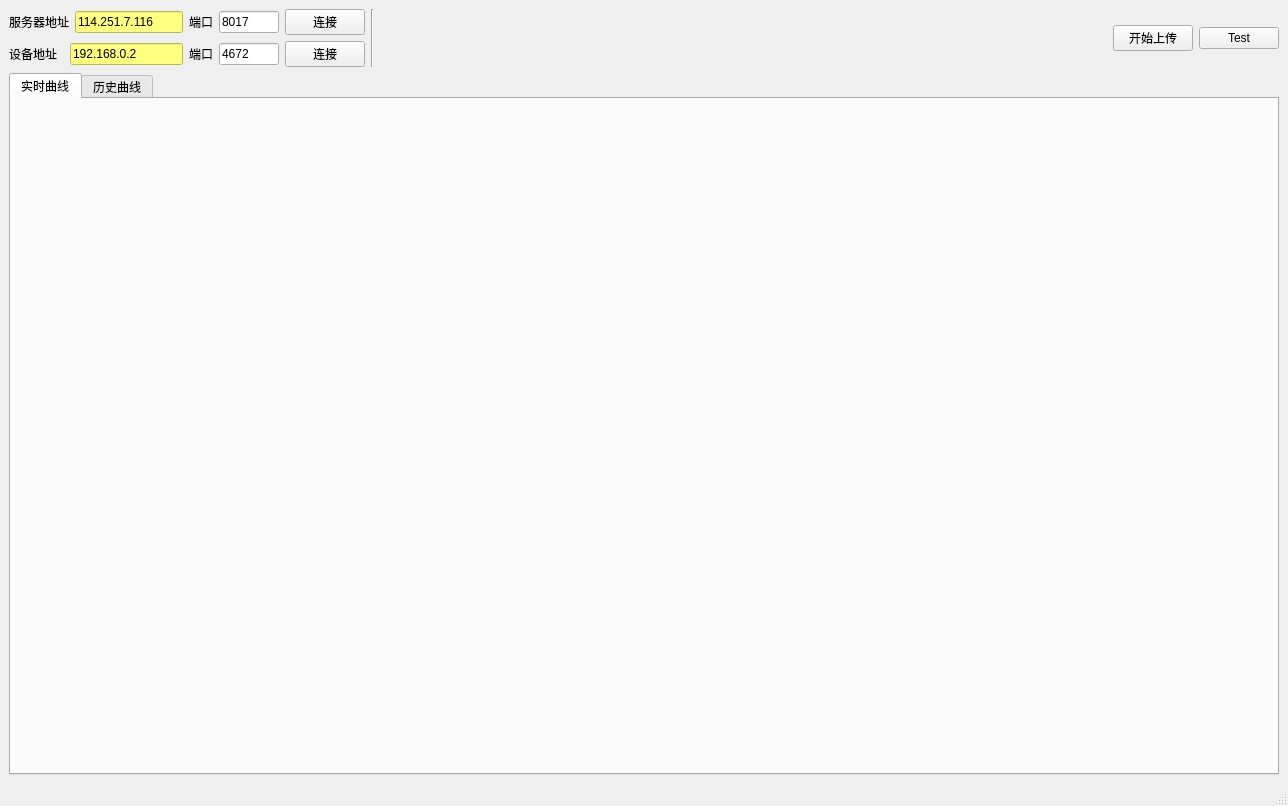
<?xml version="1.0" encoding="UTF-8"?>
<ui version="4.0">
 <class>MainWindow</class>
 <widget class="QMainWindow" name="MainWindow">
  <property name="geometry">
   <rect>
    <x>0</x>
    <y>0</y>
    <width>1288</width>
    <height>806</height>
   </rect>
  </property>
  <property name="windowTitle">
   <string>AQI自动上传客户端</string>
  </property>
  <widget class="QWidget" name="centralwidget">
   <layout class="QVBoxLayout" name="verticalLayout_2">
    <item>
     <layout class="QHBoxLayout" name="horizontalLayout_3" stretch="0,0,1,0,0">
      <item>
       <layout class="QVBoxLayout" name="verticalLayout">
        <item>
         <layout class="QHBoxLayout" name="horizontalLayout">
          <item>
           <widget class="QLabel" name="label">
            <property name="text">
             <string>服务器地址</string>
            </property>
           </widget>
          </item>
          <item>
           <widget class="QLineEdit" name="serverIp">
            <property name="maximumSize">
             <size>
              <width>300</width>
              <height>16777215</height>
             </size>
            </property>
            <property name="styleSheet">
             <string notr="true">background-color: rgb(255, 255, 127)</string>
            </property>
            <property name="text">
             <string>114.251.7.116</string>
            </property>
           </widget>
          </item>
          <item>
           <widget class="QLabel" name="label_3">
            <property name="text">
             <string>端口</string>
            </property>
           </widget>
          </item>
          <item>
           <widget class="QLineEdit" name="serverPort">
            <property name="maximumSize">
             <size>
              <width>60</width>
              <height>16777215</height>
             </size>
            </property>
            <property name="text">
             <string>8017</string>
            </property>
           </widget>
          </item>
          <item>
           <widget class="QPushButton" name="connServerBtn">
            <property name="text">
             <string>连接</string>
            </property>
           </widget>
          </item>
         </layout>
        </item>
        <item>
         <layout class="QHBoxLayout" name="horizontalLayout_2">
          <item>
           <widget class="QLabel" name="label_2">
            <property name="text">
             <string>设备地址  </string>
            </property>
           </widget>
          </item>
          <item>
           <widget class="QLineEdit" name="devIp">
            <property name="maximumSize">
             <size>
              <width>300</width>
              <height>16777215</height>
             </size>
            </property>
            <property name="styleSheet">
             <string notr="true">background-color: rgb(255, 255, 127)</string>
            </property>
            <property name="text">
             <string>192.168.0.2</string>
            </property>
           </widget>
          </item>
          <item>
           <widget class="QLabel" name="label_4">
            <property name="text">
             <string>端口</string>
            </property>
           </widget>
          </item>
          <item>
           <widget class="QLineEdit" name="devPort">
            <property name="maximumSize">
             <size>
              <width>60</width>
              <height>16777215</height>
             </size>
            </property>
            <property name="text">
             <string>4672</string>
            </property>
           </widget>
          </item>
          <item>
           <widget class="QPushButton" name="connDevBtn">
            <property name="text">
             <string>连接</string>
            </property>
           </widget>
          </item>
         </layout>
        </item>
       </layout>
      </item>
      <item>
       <widget class="Line" name="line">
        <property name="orientation">
         <enum>Qt::Vertical</enum>
        </property>
       </widget>
      </item>
      <item>
       <spacer name="horizontalSpacer">
        <property name="orientation">
         <enum>Qt::Horizontal</enum>
        </property>
        <property name="sizeHint" stdset="0">
         <size>
          <width>40</width>
          <height>20</height>
         </size>
        </property>
       </spacer>
      </item>
      <item>
       <widget class="QPushButton" name="startUploadBtn">
        <property name="text">
         <string>开始上传</string>
        </property>
       </widget>
      </item>
      <item>
       <widget class="QPushButton" name="testBtn">
        <property name="text">
         <string>Test</string>
        </property>
       </widget>
      </item>
     </layout>
    </item>
    <item>
     <widget class="QTabWidget" name="tabWidget">
      <property name="currentIndex">
       <number>0</number>
      </property>
      <widget class="QWidget" name="tab">
       <attribute name="title">
        <string>实时曲线</string>
       </attribute>
       <layout class="QHBoxLayout" name="horizontalLayout_5">
        <property name="leftMargin">
         <number>1</number>
        </property>
        <property name="topMargin">
         <number>1</number>
        </property>
        <property name="rightMargin">
         <number>1</number>
        </property>
        <property name="bottomMargin">
         <number>1</number>
        </property>
        <item>
         <layout class="QHBoxLayout" name="liveCharView"/>
        </item>
       </layout>
      </widget>
      <widget class="QWidget" name="tab_2">
       <attribute name="title">
        <string>历史曲线</string>
       </attribute>
      </widget>
     </widget>
    </item>
   </layout>
  </widget>
  <widget class="QStatusBar" name="statusbar"/>
 </widget>
 <resources/>
 <connections/>
</ui>
